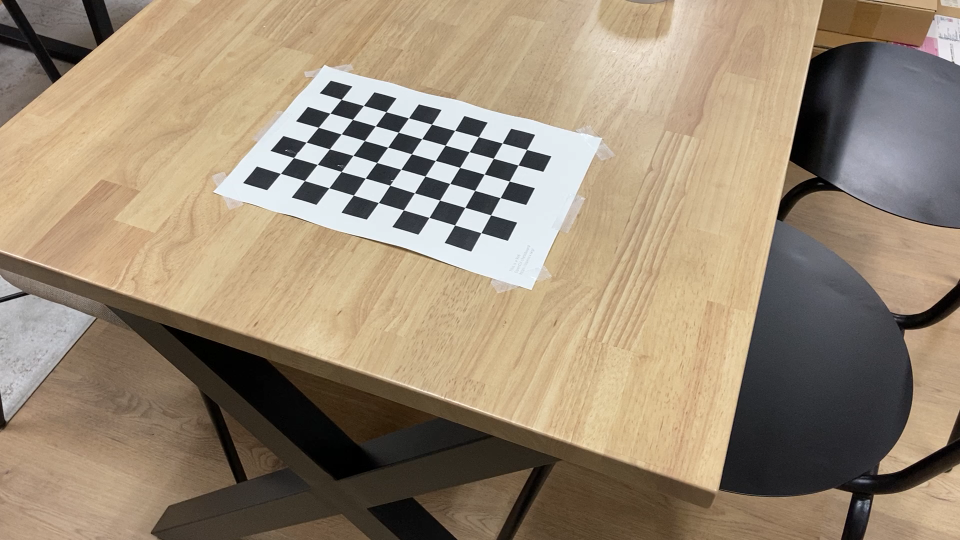
#> input picture program/utility/calib_images/image_000.png, 1920 x 1080 px (shown at 1/2 size); its folder holds 4 pictures in this run
$ python main.py
#> lines starting #> are read from the running program, lines starting #| are printed output that depends on the picture
### program/01_camera_position/calibration.py
import cv2
import numpy as np
import glob

def getObjectPoints(square_size, nX, nY):
  object_points = np.zeros((nX * nY, 3), np.float32)
  object_points[:,:2] = np.mgrid[0:nY, 0:nX].T.reshape(-1, 2)
  # 正方形辺長の実寸をかけて座標をmm単位に変更
  object_points = object_points * square_size
  return object_points

def getImagePoints(image_file, nX, nY):
#> called with image_file = '../utility/calib_images/image_000.png', nX = 9, nY = 6
  image = cv2.imread(image_file)
#> image is the input picture: shape (1080, 1920, 3); mean B, G, R 116.8, 138.1, 154.4
  gray = cv2.cvtColor(image, cv2.COLOR_BGR2GRAY)
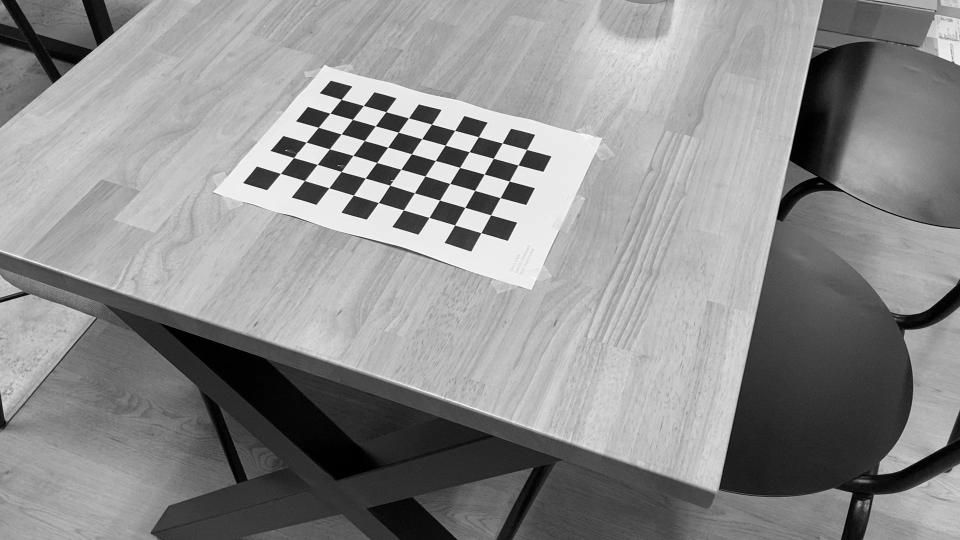
#> gray: shape (1080, 1920) (shown at 1/2 size); min 0, max 255, mean 140.6
  # チェスボードの内角検知
  success, corners = cv2.findChessboardCorners(gray, (nY, nX), None)
#> success = True; corners = 54 rows, first 8: [561.4, 347.3], [587.6, 315.6], [612.8, 284.6], [637.2, 255.2], [660.6, 226.6], [683.2, 199.1], [609.4, 361.6], [634.9, 329.4]
  if success == True:
    criteria = (cv2.TERM_CRITERIA_EPS + cv2.TERM_CRITERIA_MAX_ITER, 30, 0.001)
    corners_2 = cv2.cornerSubPix(gray, corners, (11,11), (-1,-1), criteria)
#> corners_2 = 54 rows, first 8: [561.3, 347.2], [587.8, 315.5], [612.7, 284.8], [637.1, 255.1], [660.5, 226.8], [683, 199.2], [609.5, 361.6], [634.9, 329.3]
    return True, corners_2
  else:
    return False, []

def calibration(calib_dir, number_of_squares_X = 10, number_of_squares_Y = 7, square_size = 24.2, img_width = 1920, img_height = 1080):
  image_files = glob.glob(f"{calib_dir}/*.png")

  nX = number_of_squares_X - 1
  nY = number_of_squares_Y - 1

  object_points = getObjectPoints(square_size, nX, nY)

  object_points_list = []
  image_points_list = []

  for image_file in image_files:
    ret, image_points = getImagePoints(image_file, nX, nY)
#> ret = True; image_points has the same summary as corners_2 in getImagePoints
    if ret:
      object_points_list.append(object_points)
      image_points_list.append(image_points)
#> pass 2 of the loop in calibration, `for image_file in image_files:`:
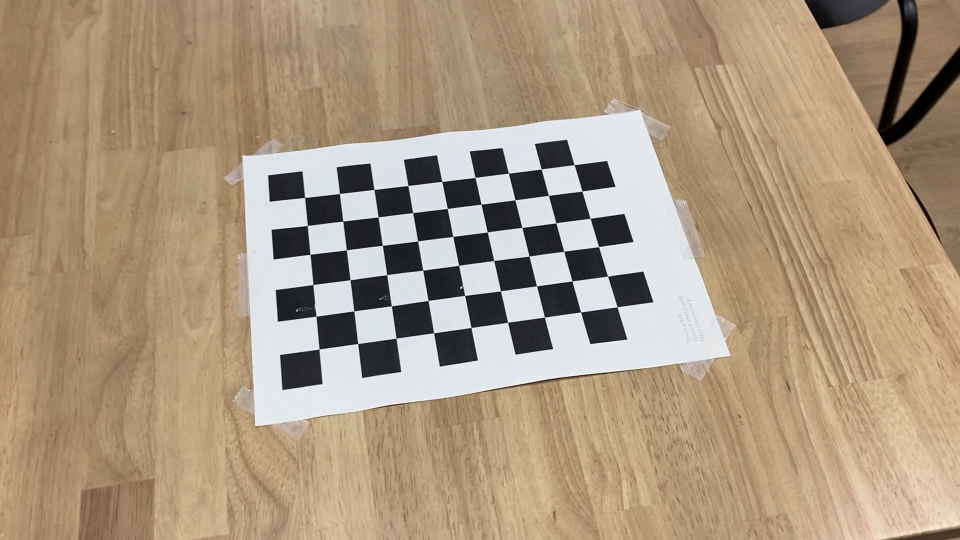
#> input picture program/utility/calib_images/image_003.png, 1920 x 1080 px (shown at 1/2 size)
#> in getImagePoints, image is the input picture: shape (1080, 1920, 3); mean B, G, R 127.8, 152.1, 171.9
#> in getImagePoints (call 2), `gray = cv2.cvtColor(image, cv2.COLOR_BGR2GRAY)`:
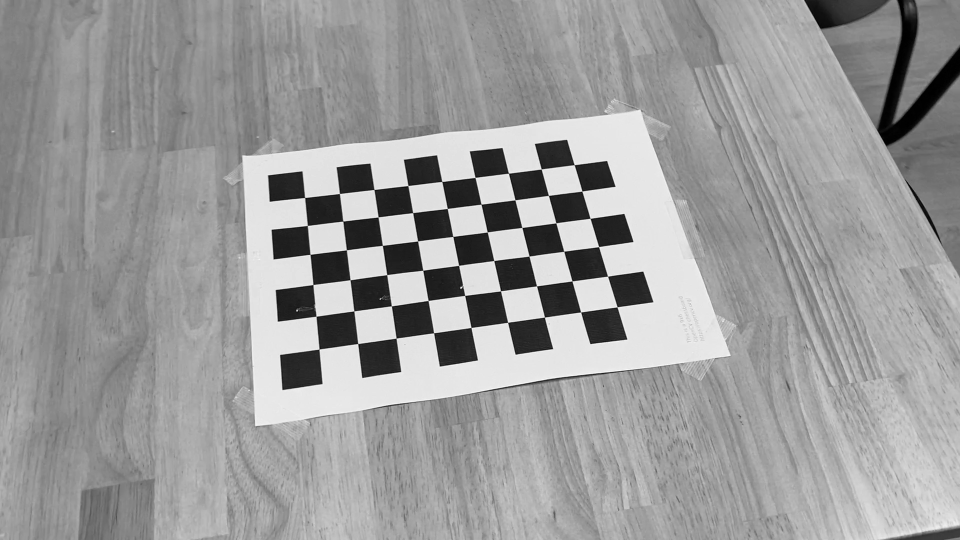
#> gray: shape (1080, 1920) (shown at 1/2 size); min 0, max 255, mean 155.2
#> corners = 54 rows, first 8: [638.5, 698.5], [632.6, 633], [626.4, 569.5], [620.6, 509.2], [615.3, 451.4], [609.8, 395.5], [716, 687.6], [708.2, 622.3]
#> corners_2 = 54 rows, first 8: [638.5, 698.5], [632.6, 632.9], [626.4, 569.5], [620.5, 509.2], [615.2, 451.4], [609.7, 395.5], [716, 687.6], [708.3, 622.4]
#> image_points has the same summary as corners_2 in getImagePoints
#> pass 3 of the loop in calibration, `for image_file in image_files:`:
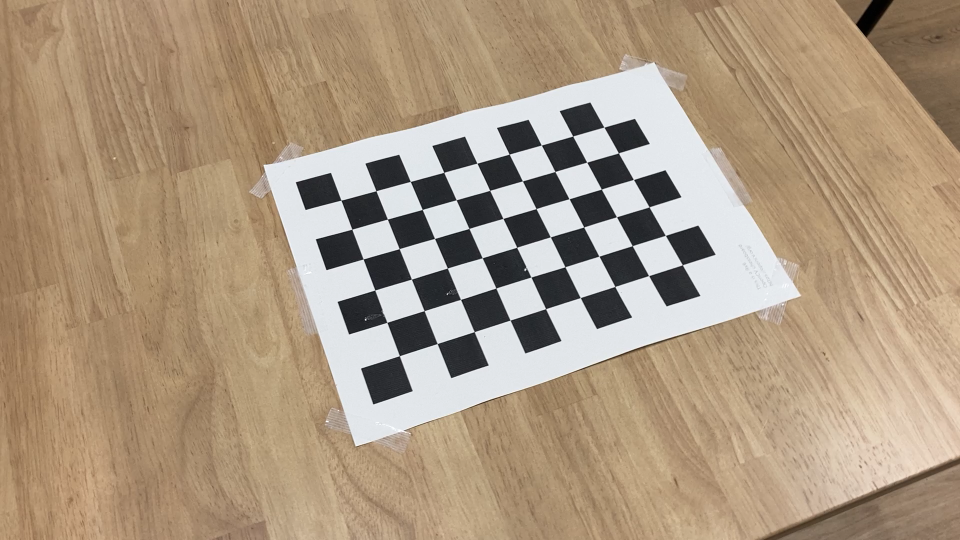
#> input picture program/utility/calib_images/image_004.png, 1920 x 1080 px (shown at 1/2 size)
#> in getImagePoints, image is the input picture: shape (1080, 1920, 3); mean B, G, R 129.2, 152.3, 172.1
#> in getImagePoints (call 3), `gray = cv2.cvtColor(image, cv2.COLOR_BGR2GRAY)`:
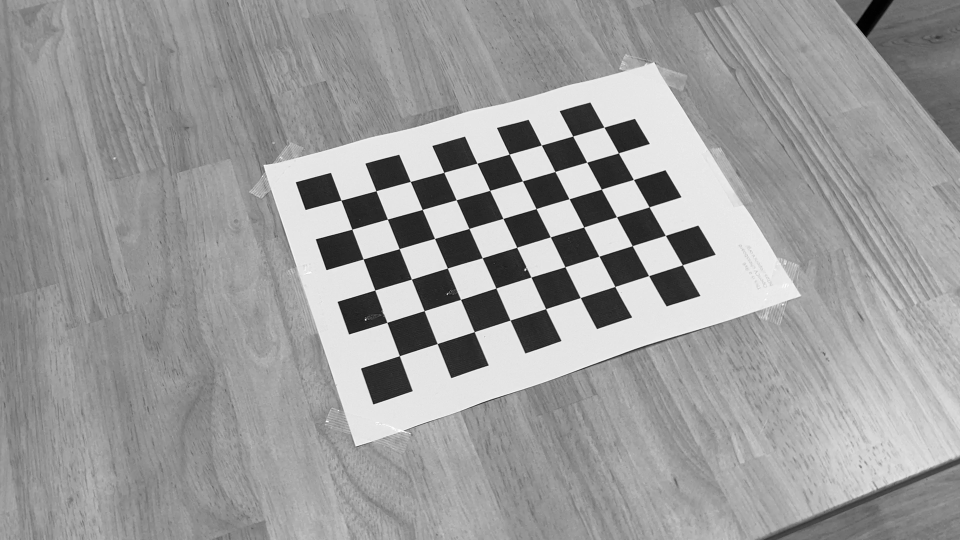
#> gray: shape (1080, 1920) (shown at 1/2 size); min 0, max 255, mean 155.6
#> corners = 54 rows, first 8: [799.3, 711.9], [774.4, 645.2], [750.2, 580.5], [726.8, 518.4], [704.3, 458.9], [682.5, 400.8], [874.8, 687.6], [848.7, 621.8]
#> corners_2 = 54 rows, first 8: [799.3, 711.9], [774.4, 645.2], [750.2, 580.5], [726.7, 518.5], [704.3, 458.8], [682.5, 400.8], [874.7, 687.5], [848.7, 621.8]
#> image_points has the same summary as corners_2 in getImagePoints
#> the loop made 4 passes; the first 3 are shown

  ret, mtx, dist, rvecs, tvecs = cv2.calibrateCamera(object_points_list,
                                                    image_points_list,
                                                    (img_width, img_height),
                                                    None,
                                                    None)

  optimal_camera_matrix, roi = cv2.getOptimalNewCameraMatrix(mtx, dist,
                                                            (img_width, img_height),
                                                            1,
                                                            (img_width, img_height))

  return mtx, optimal_camera_matrix, dist

### program/01_camera_position/utility.py
import csv
import numpy as np

# === 変更箇所 ===
calib_dir = "../utility/calib_images"
data_dir = "./data_camera2"

image_path = "./image/target_camera2.png"
point_path = "./input_data/point_camera2.csv"
OUTPUT_FILE = "{}/output.csv".format(data_dir)
# === ここまで ===

IMG_WIDTH = 1920
IMG_HEIGHT = 1080

netHeightDict = {
    "小学生" : 2000,
    "中学生男子" : 2300,
    "高校生男子" : 2400,
    "一般男子" : 2430,
    "中学生女子" : 2150,
    "高校生女子" : 2200,
    "一般女子" : 2240
}
netHeight = netHeightDict["一般男子"]

objectDict = [
    # コート原点から長辺を回る向き
    [0, 0, 0],
    [6000, 0, 0],
    [9000, 0, 0],
    [12000, 0, 0],
    [18000, 0, 0],
    [18000, 9000, 0],
    [12000, 9000, 0],
    [9000, 9000, 0],
    [6000, 9000, 0],
    [0, 9000, 0],
    # ネット原点側（下、上、アンテナ先）、逆側（下、上、アンテナ先）
    [9000, 0, netHeight - 1000],
    [9000, 0, netHeight],
    [9000, 0, netHeight + 800],
    [9000, 9000, netHeight - 1000],
    [9000, 9000, netHeight],
    [9000, 9000, netHeight + 800]
]

objectPoints = [
    objectDict[0],
    objectDict[1],
    objectDict[2],
    objectDict[3],
    objectDict[4],
    objectDict[5],
    objectDict[6],
    objectDict[7],
    objectDict[8],
    objectDict[11],
    objectDict[12],
    objectDict[14],
    objectDict[15]
]

def getCoordCSV(fileName):
    table = []
    file = open(fileName, "r")
    reader = csv.reader(file)
    for row in reader:
        table.append(list(map(float, row)))
    file.close()
    return table

def getObjectPointFromIndexList(indexList):
    retList = []
    for index in indexList:
        retList.append(objectDict[index])
    return retList

# [19 lines left out: function writeCameraInfoCSV, not called in this run]

# [2 lines that do not run on import are left out]

### program/01_camera_position/external_parameter.py
import cv2
import numpy as np
import math
# カメラ外部パラメータを求める
# cameraMatrix : カメラ行列(fx, fy, cx, cyが入ってる)
# distCoef     : 歪みベクトル
# objectPoints : 実空間座標(3次元)
# imagePoints  : 画像座標(2次元)
def externalParameter(cameraMatrix, distCoef, points3D, points2D):
    ret, rvec, tvec = cv2.solvePnP(points3D, points2D, cameraMatrix, distCoef)

    # R_mat : 回転行列(world -> camera)
    # R_raw : 回転行列(camera -> world)
    R_mat, _ = cv2.Rodrigues(rvec)
    R_raw = R_mat.T
    # t_raw : カメラ位置ベクトル
    t_raw = -R_raw @ tvec
    t_raw = t_raw.reshape(1, 3)

    return R_raw, t_raw

### program/01_camera_position/main.py
import numpy as np
import cv2
import csv
import sys

import calibration
import plot_image
from external_parameter import *
from utility import *

imagePoints = []
pointIndexList = []

if __name__ == "__main__":
    # コマンドライン引数
    argv = sys.argv

    # カメラ内部パラメータ取得
    cameraMatrix, optimalCameraMatrix, dist = calibration.calibration(calib_dir)
    print("[完了] カメラ内部パラメータ取得")
    print("内部パラメータ\n", cameraMatrix, "\n")

    # 画像読み込み
    image = cv2.imread(image_path)
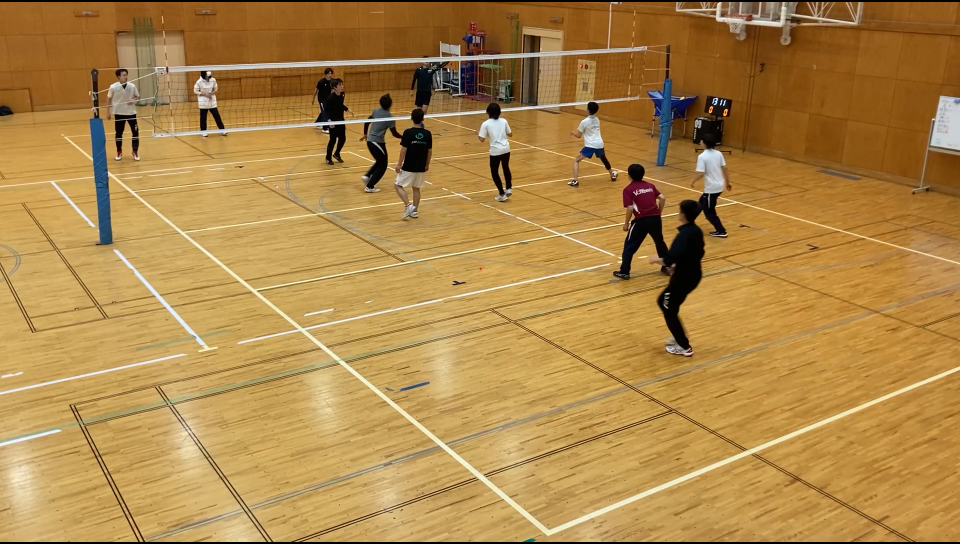
#> input picture program/01_camera_position/image/target_camera2.png, 1920 x 1088 px (shown at 1/2 size)
#> image is the input picture: shape (1088, 1920, 3); mean B, G, R 73.2, 134.8, 174.3
    print("[完了] 較正用画像読み込み")

    # 指定ポイント読み込み
    with open(point_path, "r") as pointFile:
#> (reads program/01_camera_position/input_data/point_camera2.csv from the repository)
        rows = csv.reader(pointFile)
        for row in rows:
            pointIndexList = list(map(int, row))

    # 画像座標書き込み
    if (len(argv) > 1) and (argv[1] == "click"):
        # 画像座標出力先ファイルの初期化
        output_file = open(OUTPUT_FILE, "w")
        output_file.close()

        # 画像クリックによるCSV書き込み
        plot_image.getImagePoints(image, True)
        print("[完了] クリックによる画像座標書き込み")
    else:
        print("[SKIP] クリックによる画像座標書き込み")

    # 画像座標読み込み
    imagePoints = getCoordCSV(OUTPUT_FILE)
#> (reads program/01_camera_position/data/output.csv from the repository)
    print("[完了] 画像座標読み込み")

    # カメラ外部パラメータ取得
    objectPoints = np.array(getObjectPointFromIndexList(pointIndexList), dtype=np.float32)
    imagePoints = np.array(imagePoints, dtype=np.float32)

#> (the run stopped early here; a loop or call above may not have finished)
